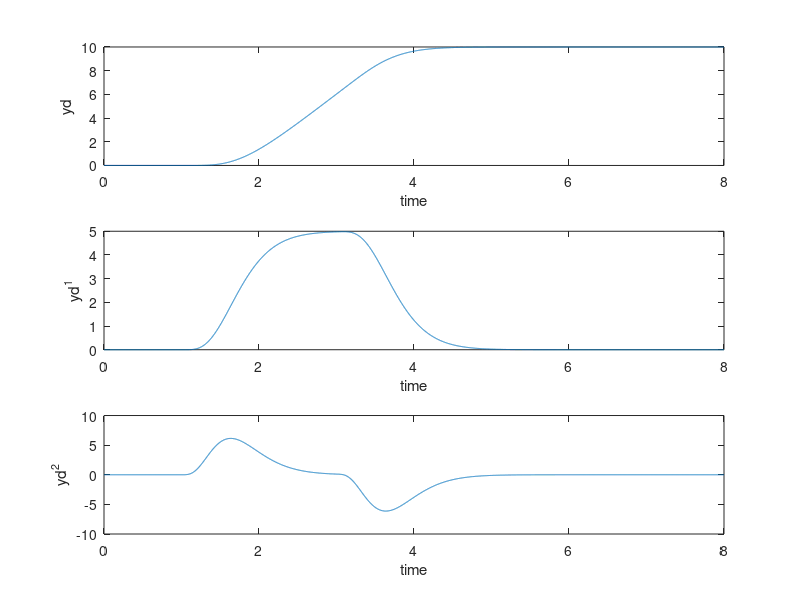
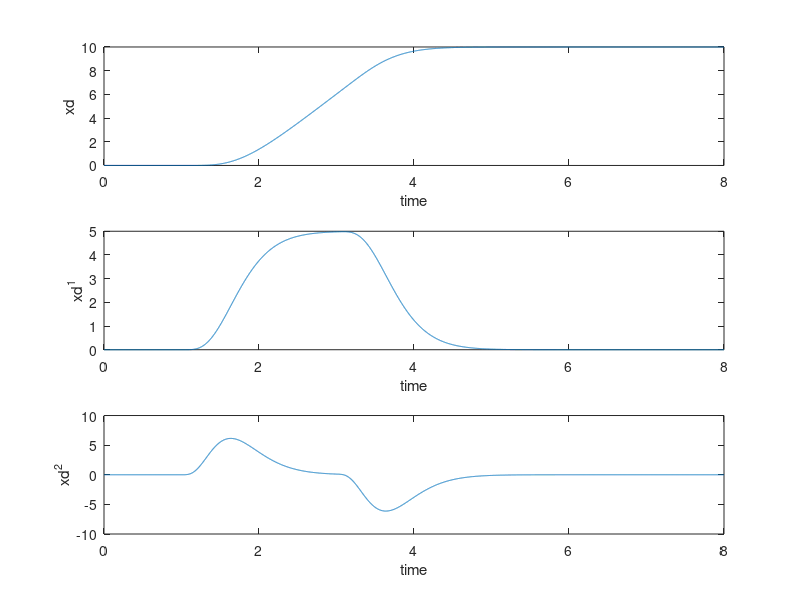

The MATLAB script that drew these images, in order: (Note: this script raises an error after producing the figures.)
% Inversion for the VTOL aircraft
% see paper : A different look at Output Tracking: Control of a VTOL Aircraft
%             By P. Martin, S. Devasia, and B. Paden
%             Automatica, Vol. 32, No. 1, pp.101-107, 1996
%             Please email questions to devasia@u.washington.edu

% Part 1: 
% defining the desired output and filtering it two times
tin = 1; tup =3;  tf = 8; delt = 0.001; ymax = 10;
ramp = ymax/(tup-tin);
t1 = 0:delt:tin; 
t2=max(t1)+delt:delt:tup;
t3=max(t2)+delt:delt:tf;
y0 = zeros(size(t1));
y1 = ramp*(t2-max(t1));
y2 = max(y1)*ones(size(t3));
t = 0:delt:tf; y = [y0 y1 y2];
figure(1); clf; subplot(211), plot(t,y); 
axis([0,tf,-0.1,1.2*ymax])
xlabel('time'); ylabel('y unfiltered')
% filtering the desired signal 
Wf = 1; % choose a filter break frequency in Hz
num = [Wf*2*pi]; den = [1 (Wf*2*pi)]; % first order filter
[Af,Bf,Cf,Df] = tf2ss(num,den);
Sys_f = ss(Af,Bf,Cf,Df); % first order filter system
Sysf = Sys_f*Sys_f*Sys_f*Sys_f*Sys_f; % fifth order filter
[yd,xtemp]= lsim(Sysf,y,t); % filter the desired signal
figure(1);  subplot(212), plot(t,yd); 
xlabel('time'); ylabel('yd')
% numerical differentiation
y1d = diff(yd,1)/(delt^1); % the first derivative of yd
y1d = [y1d;0];
y2d = diff(yd,2)/(delt^2); % the second derivative of yd
y2d = [y2d;0;0];
[mm,nn] = size(y2d);
time = 0:delt:(mm-1)*delt;
figure(1); clf; subplot(311), plot(time,yd)
xlabel('time'); ylabel('yd')
subplot(312), plot(time,y1d)
xlabel('time'); ylabel('yd^1')
subplot(313), plot(time,y2d)
xlabel('time'); ylabel('yd^2')
% in this example 
% the same desired trajectory is used in the x and y directions
Xs= 1; Ys = 1;
xd = yd*Xs; x1d = y1d*Xs; x2d = y2d*Xs;  
yd = yd*Ys; y1d = y1d*Ys; y2d = y2d*Ys;  

figure(2); clf; subplot(311), plot(time,xd)
xlabel('time'); ylabel('xd')
subplot(312), plot(time,x1d)
xlabel('time'); ylabel('xd^1')
subplot(313), plot(time,x2d)
xlabel('time'); ylabel('xd^2')

%return

% Part 2: %%%%%% Description of the System 
%%%%%%%%%%%%%%%%%%%%%%%%%%%%%%%%%%%%%%%%%%%%%%%%%%
lambda = 1; 
epsilon = 0.1; 
g = 9.81; 
gamma =  sqrt(lambda*g/epsilon);

% Part 3: Iterative solution of the internal dynamics 
%%%%%%%%%%%%%%%%%%%%%%%%%%%%%%%%%%%%%%%%%%%%%%%%%%
%% Initiate the iterative procedure 
eta = zeros(2,length(time))';
theta = eta(:,1);
TransM = (1/(2*gamma))*[gamma -1; gamma 1];
% Aold = [0 1; gamma*gamma 0]; TransM*Aold*inv(TransM) --- check internal dynamics decoupling
%
figure(3); clf
theta_store = [];
nsteps = 30;
%% iterative procedure 
for jj = 1:1:nsteps,  
p = (lambda/epsilon)*(((x2d).*cos(theta))+((y2d).*sin(theta)) +(g*sin(theta))  -g*theta);
[zs,zstemp] = lsim(-gamma,(-1/(2*gamma)),1,0,p,t);
[zu,zutemp] = lsim(-gamma,(-1/(2*gamma)),1,0,flipud(p),t);
zu = flipud(zu);
%%%% compute the new internal dynamics
eta = (inv(TransM)*[zs zu]')';
error = norm(theta -eta(:,1))
theta = eta(:,1);
theta_1d = eta(:,2);
theta_store = [theta_store theta];
%%%% plot theta and internal states every iteration 
subplot(311), plot(time,zs); hold on
xlabel('time'); ylabel('z_s')
subplot(312), plot(time,zu)
xlabel('time'); ylabel('z_u'); hold on
subplot(313), plot(time,theta)
xlabel('time'); ylabel('\theta')
drawnow
zoom on; hold on
end
figure(3); hold off
%%%% plot theta changes over the iterations
figure(4); clf
plot(time,theta_store,time,theta,'r')
xlabel('time'); ylabel('iterations of \theta')


% Part 4: Computing the inverse 
%%%%%%%%%%%%%%%%%%%%%%%%%%%%%%%%%%%%%%%%%%%%%%%%%%
u1 = (-(x2d).*sin(theta)) +((y2d+g).*cos(theta));
u2 = (((x2d).*cos(theta)) +((y2d+g).*sin(theta)))/(epsilon);
figure(5); clf
subplot(211), plot(time,u1); 
xlabel('time'); ylabel('u_1')
subplot(212), plot(time,u2)
xlabel('time'); ylabel('u_2');



% Part 5: Apply the inverse to the nomial system 
%%%%%%%%%%%%%%%%%%%%%%%%%%%%%%%%%%%%%%%%%%%%%%%%%%
U = [time' u1 u2 theta theta_1d]; % an array with the time, input and theta vectors
param = [lambda epsilon g  gamma] % a vector with system parameters
[t,xa]=ode45('vtoldiff',[0 10],[0;0;0;0;0;0],[],param,U);


%%% plotting the simulation results


figure(6); clf;
subplot(311), plot(t,xa(:,1),'g',time,xd,'r');
xlabel('time'); ylabel('xd in red, xactual in green')
subplot(312), plot(t,xa(:,3),'g',time,yd,'r');
xlabel('time'); ylabel('yd in red, yactual in green')
subplot(313), plot(t,xa(:,5),'g',time,theta,'r');
xlabel('time'); ylabel('desired \theta in red, \theta in green')

return


